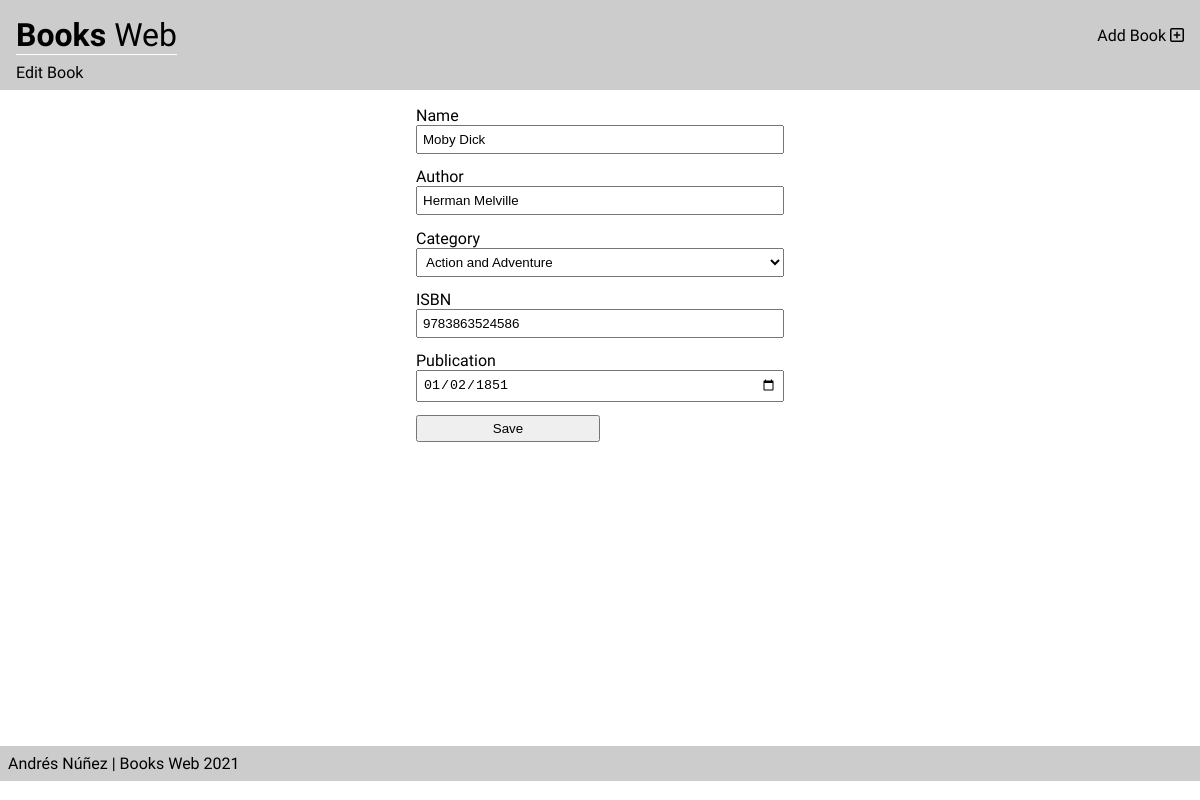
Page /edit/9783863524586 on the committed database.
### bookswebAPI/models.py (models this page shows)
class Book(models.Model):
    name = models.CharField(max_length=50, null=True)
    author_name = models.CharField(max_length=50, null=True)
    action_adventure = 'AA'
    classics = 'CL'
    comic = 'CM'
    detective_mystery = 'DM'
    fantasy = 'FT'
    category_choices = [
        (action_adventure,'Action and Adventure'),
        (classics, 'Classics'),
        (comic, 'Comic Book'),
        (detective_mystery, 'Detective and Mystery'),
        (fantasy, 'Fantasy'),
    ]
    category = models.CharField(
        max_length=2,
        choices=category_choices,
        default=classics,
        )
    isbn = models.CharField(max_length=13, null=True)
    publication_date = models.DateField(max_length=20, default=timezone.now())

### bookviewer/views.py (the view)
# urls.py: path('edit/<int:isbn>', edit_book, name="editbook"),
def edit_book(request, isbn):
    book = list(Book.objects.filter(isbn=isbn).values())[0]
    date = str(book['publication_date'])
    print(book)
    return render(request, 'edit_book.html',{
        'book': book,
        'date': date,
    })

### bookviewer/templates/edit_book.html (shortened to what this page needs)
{% extends 'layout.html' %}
{% block subtitle %}
Edit Book
{% endblock %}
{% block content %}
<div class="form__container">
<form class="form" action="{% url 'updatebook' isbn=book.isbn  %}" method="POST">
    <label for="name">Name</label>
    <input class="form-field" id="name" name="name" value="{{ book.name }}"></input>
    <label for="author_name" >Author</label>
    <input class="form-field" id="author_name" name="author_name" value="{{ book.author_name }}"></input>
    <label for="category">Category</label>
    <select class="form-field" name="category" name="category" value="{{ book.category }}">
        <option value="AA">Action and Adventure</option>
    </select>
    <label for="isbn">ISBN</label>
    <input class="form-field" id="isbn" name="isbn" value="{{ book.isbn }}"></input>
    <label for="publication_date">Publication</label>
    <input type="date" class="form-field" id="publication_date" name="publication_date" value="{{ date }}"></input>
    <input class="form-submit" type="submit" value="Save"/>
</form>
</div>
{% endblock %}

### bookviewer/static/css/styles.css (style rules this page uses)
* { margin: 0; padding: 0; box-sizing: border-box; }
:root { --main-bg-color: #CCC; --fg-danger-color: #BB2124; --fg-warning-color: #F0AD4E; }
body { font-family: 'Besley', serif; display: flex; flex-direction: column; }
.form__container { padding: 1em; width: 400px; height: 82vh; display: flex; justify-content: center; align-items: flex-start; }
.form { width: 100%; display: flex; flex-direction: column; }
.form-field { margin-bottom: 1em; padding: 5px; }
.form-submit { width: 50%; height:2em; }

### rows in the picture
Book: name "Moby Dick", author_name "Herman Melville", category "Action and Adventure", isbn "9783863524586"
